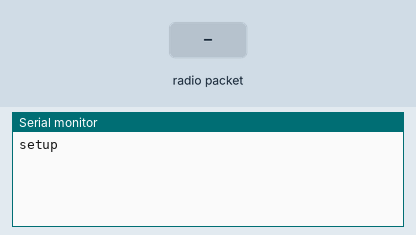
A sketch run on a simulated Arduino Uno, built with avr-gcc and run on an emulated ATmega328P. Parts: the last lines printed to the serial monitor. The test bench sets the inputs (shaded band). No radio packets arrive unless stated.

Above: at 1.2 s.
1.3 s: radio packet "1" arrives
At 1.6 s:
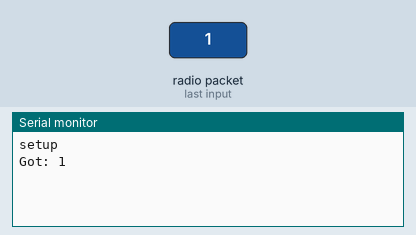
2.8 s: radio packet "0" arrives
At 4.0 s:
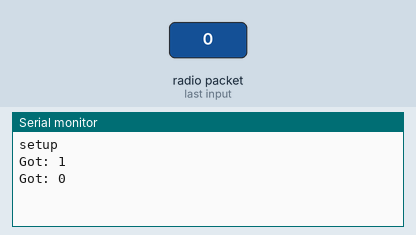
4.3 s: radio packet "2" arrives
At 5.1 s:
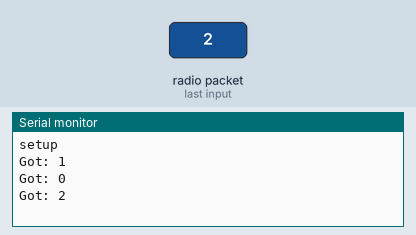

Measured:
- after the input at 1.3 s, the serial monitor: prints a new line at once (image 1)
- after the input at 2.8 s, the serial monitor: prints a new line at once (image 2)
- after the input at 4.3 s, the serial monitor: prints a new line at once (image 3)

The sketch:

receiver.ino
```cpp
// receiver.pde
//
// Simple example of how to use VirtualWire to receive messages
// Implements a simplex (one-way) receiver with an Rx-B1 module

#include <VirtualWire.h>
int count;
void setup() {
    Serial.begin(9600);			// Debugging only
    Serial.println("setup");	//Prints "Setup" to the serial monitor
    vw_set_rx_pin(4);			//Sets pin D12 as the RX Pin
    vw_set_ptt_inverted(true);	// Required for DR3100
    vw_setup(4000);				// Bits per sec
    vw_rx_start();				// Start the receiver PLL running
}

void loop() {
    uint8_t buf[VW_MAX_MESSAGE_LEN];
    uint8_t buflen = VW_MAX_MESSAGE_LEN;
    if (vw_get_message(buf, &buflen)) { // Non-blocking
		int i;
		digitalWrite(13, true);	// Flash a light to show received good message
								// Message with a good checksum received, dump it.
		Serial.print("Got: ");

		for (i = 0; i < buflen; i++) {
			char c = (buf[i]);
			Serial.print(c);
			Serial.print(" ");
		}
		count++;
		Serial.println("");
		digitalWrite(13, false);
    }
}
```
